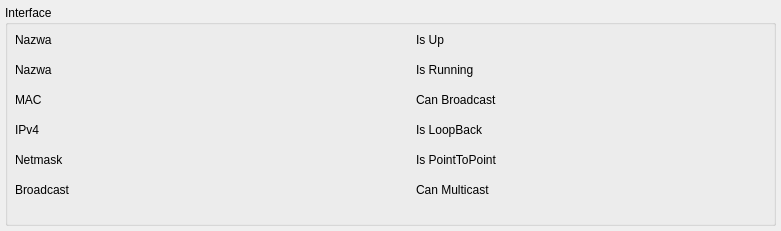
<?xml version="1.0" encoding="UTF-8"?>
<ui version="4.0">
 <class>w_InterfaceInformationsWidget</class>
 <widget class="QWidget" name="w_InterfaceInformationsWidget">
  <property name="geometry">
   <rect>
    <x>0</x>
    <y>0</y>
    <width>781</width>
    <height>231</height>
   </rect>
  </property>
  <property name="windowTitle">
   <string>Form</string>
  </property>
  <widget class="QGroupBox" name="interfacaInfoGroupBox">
   <property name="geometry">
    <rect>
     <x>5</x>
     <y>5</y>
     <width>771</width>
     <height>221</height>
    </rect>
   </property>
   <property name="title">
    <string>Interface</string>
   </property>
   <widget class="QLabel" name="l_nameLabel">
    <property name="geometry">
     <rect>
      <x>10</x>
      <y>20</y>
      <width>80</width>
      <height>30</height>
     </rect>
    </property>
    <property name="text">
     <string>Nazwa</string>
    </property>
   </widget>
   <widget class="QLabel" name="l_humanNameLabel">
    <property name="geometry">
     <rect>
      <x>10</x>
      <y>50</y>
      <width>80</width>
      <height>30</height>
     </rect>
    </property>
    <property name="text">
     <string>Nazwa</string>
    </property>
   </widget>
   <widget class="QLabel" name="l_macLabel">
    <property name="geometry">
     <rect>
      <x>10</x>
      <y>80</y>
      <width>80</width>
      <height>30</height>
     </rect>
    </property>
    <property name="text">
     <string>MAC</string>
    </property>
   </widget>
   <widget class="QLabel" name="l_ipv4Label">
    <property name="geometry">
     <rect>
      <x>10</x>
      <y>110</y>
      <width>80</width>
      <height>30</height>
     </rect>
    </property>
    <property name="text">
     <string>IPv4</string>
    </property>
   </widget>
   <widget class="QLabel" name="l_netmaskLabel">
    <property name="geometry">
     <rect>
      <x>10</x>
      <y>140</y>
      <width>80</width>
      <height>30</height>
     </rect>
    </property>
    <property name="text">
     <string>Netmask</string>
    </property>
   </widget>
   <widget class="QLabel" name="l_broadcastLabel">
    <property name="geometry">
     <rect>
      <x>10</x>
      <y>170</y>
      <width>80</width>
      <height>30</height>
     </rect>
    </property>
    <property name="text">
     <string>Broadcast</string>
    </property>
   </widget>
   <widget class="QLabel" name="f_name">
    <property name="geometry">
     <rect>
      <x>90</x>
      <y>20</y>
      <width>311</width>
      <height>30</height>
     </rect>
    </property>
    <property name="text">
     <string/>
    </property>
   </widget>
   <widget class="QLabel" name="f_humanName">
    <property name="geometry">
     <rect>
      <x>90</x>
      <y>50</y>
      <width>311</width>
      <height>30</height>
     </rect>
    </property>
    <property name="text">
     <string/>
    </property>
   </widget>
   <widget class="QLabel" name="f_mac">
    <property name="geometry">
     <rect>
      <x>90</x>
      <y>80</y>
      <width>311</width>
      <height>30</height>
     </rect>
    </property>
    <property name="text">
     <string/>
    </property>
   </widget>
   <widget class="QLabel" name="f_ipv4">
    <property name="geometry">
     <rect>
      <x>90</x>
      <y>110</y>
      <width>311</width>
      <height>30</height>
     </rect>
    </property>
    <property name="text">
     <string/>
    </property>
   </widget>
   <widget class="QLabel" name="f_netmask">
    <property name="geometry">
     <rect>
      <x>90</x>
      <y>140</y>
      <width>311</width>
      <height>30</height>
     </rect>
    </property>
    <property name="text">
     <string/>
    </property>
   </widget>
   <widget class="QLabel" name="f_broadcast">
    <property name="geometry">
     <rect>
      <x>90</x>
      <y>170</y>
      <width>311</width>
      <height>30</height>
     </rect>
    </property>
    <property name="text">
     <string/>
    </property>
   </widget>
   <widget class="QLabel" name="l_isUp">
    <property name="geometry">
     <rect>
      <x>411</x>
      <y>20</y>
      <width>100</width>
      <height>30</height>
     </rect>
    </property>
    <property name="text">
     <string>Is Up</string>
    </property>
   </widget>
   <widget class="QLabel" name="l_isRunning">
    <property name="geometry">
     <rect>
      <x>411</x>
      <y>50</y>
      <width>100</width>
      <height>30</height>
     </rect>
    </property>
    <property name="text">
     <string>Is Running</string>
    </property>
   </widget>
   <widget class="QLabel" name="l_canBradcast">
    <property name="geometry">
     <rect>
      <x>411</x>
      <y>80</y>
      <width>100</width>
      <height>30</height>
     </rect>
    </property>
    <property name="text">
     <string>Can Broadcast</string>
    </property>
   </widget>
   <widget class="QLabel" name="l_isLoopback">
    <property name="geometry">
     <rect>
      <x>411</x>
      <y>110</y>
      <width>100</width>
      <height>30</height>
     </rect>
    </property>
    <property name="text">
     <string>Is LoopBack</string>
    </property>
   </widget>
   <widget class="QLabel" name="l_isPointToPoint">
    <property name="geometry">
     <rect>
      <x>411</x>
      <y>140</y>
      <width>100</width>
      <height>30</height>
     </rect>
    </property>
    <property name="text">
     <string>Is PointToPoint</string>
    </property>
   </widget>
   <widget class="QLabel" name="l_canMulticast">
    <property name="geometry">
     <rect>
      <x>411</x>
      <y>170</y>
      <width>100</width>
      <height>30</height>
     </rect>
    </property>
    <property name="text">
     <string>Can Multicast</string>
    </property>
   </widget>
   <widget class="QLabel" name="f_isUp">
    <property name="geometry">
     <rect>
      <x>511</x>
      <y>20</y>
      <width>50</width>
      <height>30</height>
     </rect>
    </property>
    <property name="text">
     <string/>
    </property>
   </widget>
   <widget class="QLabel" name="f_IsRunning">
    <property name="geometry">
     <rect>
      <x>511</x>
      <y>50</y>
      <width>50</width>
      <height>30</height>
     </rect>
    </property>
    <property name="text">
     <string/>
    </property>
   </widget>
   <widget class="QLabel" name="f_canBroadcast">
    <property name="geometry">
     <rect>
      <x>511</x>
      <y>80</y>
      <width>50</width>
      <height>30</height>
     </rect>
    </property>
    <property name="text">
     <string/>
    </property>
   </widget>
   <widget class="QLabel" name="f_isLoopBack">
    <property name="geometry">
     <rect>
      <x>511</x>
      <y>110</y>
      <width>50</width>
      <height>30</height>
     </rect>
    </property>
    <property name="text">
     <string/>
    </property>
   </widget>
   <widget class="QLabel" name="f_isPointToPoint">
    <property name="geometry">
     <rect>
      <x>511</x>
      <y>140</y>
      <width>50</width>
      <height>30</height>
     </rect>
    </property>
    <property name="text">
     <string/>
    </property>
   </widget>
   <widget class="QLabel" name="f_canMlticast">
    <property name="geometry">
     <rect>
      <x>511</x>
      <y>170</y>
      <width>50</width>
      <height>30</height>
     </rect>
    </property>
    <property name="text">
     <string/>
    </property>
   </widget>
  </widget>
 </widget>
 <resources/>
 <connections/>
</ui>
